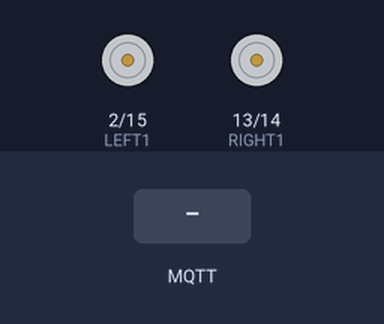
The sketch below on a simulated ESP32. On the bench: motor-driver pin pairs drawn as motors (green arrow = first pin HIGH = forward, orange = second pin HIGH = backward, longer = more drive, scaled by the enable pin). The test bench sets the inputs (shaded band). WiFi joins after 1.5 s; servers stay silent unless stated; random numbers use the default seed unless the sketch sets one; no MQTT or app messages arrive unless stated; the camera gives no picture; what the sketch prints to the serial monitor is not drawn.

Above: at 3.2 s.
3.3 s: MQTT message "1" arrives on the first subscribed topic
At 4.5 s:
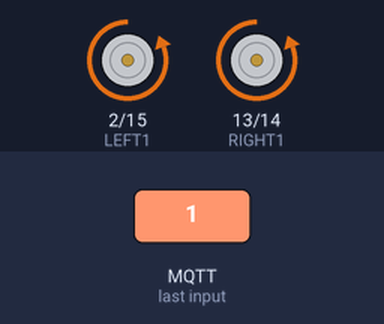
4.8 s: MQTT message "1" arrives on the second subscribed topic
At 6.0 s:
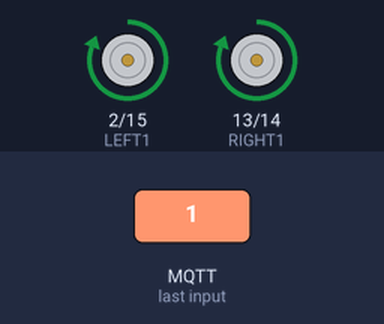
6.3 s: MQTT message "1" arrives on the third subscribed topic
At 6.6 s:
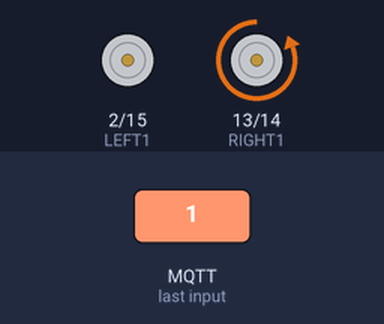
Timing chart, 0 to 9.3 s (numbered marks = the images above; inputs shaded):
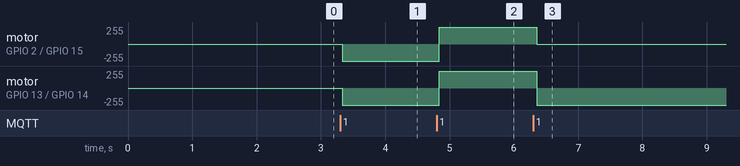

The sketch:

MQTT_motor_cam_002.ino
```cpp
// 接收序列埠值的變數
char cmd;

#include <WiFi.h>
#include <PubSubClient.h> //請先安裝PubSubClient程式庫
#include "esp_camera.h"
#include <ArduinoWebsockets.h>
#include "esp_timer.h"
#include "img_converters.h"
#include "fb_gfx.h"
#include "soc/soc.h" //disable brownout problems
#include "soc/rtc_cntl_reg.h" //disable brownout problems
#include "driver/gpio.h"

// configuration for AI Thinker Camera board
#define PWDN_GPIO_NUM     32
#define RESET_GPIO_NUM    -1
#define XCLK_GPIO_NUM      0
#define SIOD_GPIO_NUM     26
#define SIOC_GPIO_NUM     27
#define Y9_GPIO_NUM       35
#define Y8_GPIO_NUM       34
#define Y7_GPIO_NUM       39
#define Y6_GPIO_NUM       36
#define Y5_GPIO_NUM       21
#define Y4_GPIO_NUM       19
#define Y3_GPIO_NUM       18
#define Y2_GPIO_NUM        5
#define VSYNC_GPIO_NUM    25
#define HREF_GPIO_NUM     23
#define PCLK_GPIO_NUM     22

//WiFi配置
//motor寫法
//char ssid[] = "C220MIS";
//char password[] = "misc220c220";
//webcam寫法
const char* ssid     = "Uokio"; // CHANGE HERE
const char* password = "00000000"; // CHANGE HERE
//WebSocket配置
const char* websockets_server_host = "192.168.137.1"; //CHANGE HERE
const uint16_t websockets_server_port = 3002; // OPTIONAL CHANGE

camera_fb_t * fb = NULL;
size_t _jpg_buf_len = 0;
uint8_t * _jpg_buf = NULL;
uint8_t state = 0;

using namespace websockets;
WebsocketsClient client;

// 設定啟動或停止馬達的參數
// 一開始先設定成「停止」
boolean run = false;

// 左馬達控制設定
const byte LEFT1 = 2;
const byte LEFT2 = 15;
const byte LEFT_PWM = 4;

// 右馬達控制設定
const byte RIGHT1 = 13;
const byte RIGHT2 = 14;
const byte RIGHT_PWM = 12;

// 設定PWM輸出值（註：FA-130馬達供電不要超過3v）
byte motorSpeed = 255;


// &取紙器=取得變數在記憶體中的位置 *指向氣=指向記憶體開始的位置------ 以下修改成你MQTT設定 ------
char* MQTTServer = "mqttgo.io";//免註冊MQTT伺服器
int MQTTPort = 1883;//MQTT Port
char* MQTTUser = "";//不須帳密
char* MQTTPassword = "";//不須帳密

//推播主題1:往前
char* MQTTSubTopic1_001 = "car/carcar/forward_001";
char* MQTTSubTopic1_002 = "car/carcar/forward_002";
//推播主題2:往後
char* MQTTSubTopic2_001 = "car/carcar/back_001";
char* MQTTSubTopic2_002 = "car/carcar/back_002";
//推播主題3:往左
char* MQTTSubTopic3_001 = "car/carcar/left_001";
char* MQTTSubTopic3_002 = "car/carcar/left_002";
//推播主題4:往右
char* MQTTSubTopic4_001 = "car/carcar/right_001";
char* MQTTSubTopic4_002 = "car/carcar/right_002";
//推播主題5:停止
char* MQTTSubTopic5_001 = "car/carcar/stop_001";
char* MQTTSubTopic5_002 = "car/carcar/stop_002";

WiFiClient WifiClient;
PubSubClient MQTTClient(WifiClient);

void backward() {  // 馬達轉向：後退
  //Serial.println("往前");
  Serial.println("倒退");
  digitalWrite(LEFT1, HIGH);
  digitalWrite(LEFT2, LOW);
  digitalWrite(RIGHT1, HIGH);
  digitalWrite(RIGHT2, LOW);

  analogWrite(LEFT_PWM, motorSpeed);
  analogWrite(RIGHT_PWM, motorSpeed);

  MQTTClient.publish(MQTTSubTopic2_002, String(0).c_str());
  MQTTClient.publish(MQTTSubTopic3_002, String(0).c_str());
  MQTTClient.publish(MQTTSubTopic4_002, String(0).c_str());
  MQTTClient.publish(MQTTSubTopic5_002, String(0).c_str());
}

void forward() {  // 馬達轉向：前進
  //Serial.println("後退");
  Serial.println("向前");
  digitalWrite(LEFT1, LOW);
  digitalWrite(LEFT2, HIGH);
  digitalWrite(RIGHT1, LOW);
  digitalWrite(RIGHT2, HIGH);

  analogWrite(LEFT_PWM, motorSpeed);
  analogWrite(RIGHT_PWM, motorSpeed);

  MQTTClient.publish(MQTTSubTopic1_002, String(0).c_str());
  MQTTClient.publish(MQTTSubTopic3_002, String(0).c_str());
  MQTTClient.publish(MQTTSubTopic4_002, String(0).c_str());
  MQTTClient.publish(MQTTSubTopic5_002, String(0).c_str());

}

void turnRight() {  // 馬達轉向：右轉
  //Serial.println("左轉");
  Serial.println("右轉");
  digitalWrite(LEFT1, LOW);
  digitalWrite(LEFT2, HIGH);
  digitalWrite(RIGHT1, HIGH);
  digitalWrite(RIGHT2, LOW);

  analogWrite(LEFT_PWM, motorSpeed);
  analogWrite(RIGHT_PWM, 0);

  MQTTClient.publish(MQTTSubTopic1_002, String(0).c_str());
  MQTTClient.publish(MQTTSubTopic2_002, String(0).c_str());
  MQTTClient.publish(MQTTSubTopic4_002, String(0).c_str());
  MQTTClient.publish(MQTTSubTopic5_002, String(0).c_str());
}

void turnLeft() {  // 馬達轉向：左轉
  //Serial.println("右轉");
  Serial.println("左轉");
  digitalWrite(LEFT1, HIGH);
  digitalWrite(LEFT2, LOW);
  digitalWrite(RIGHT1, LOW);
  digitalWrite(RIGHT2, HIGH);

  analogWrite(LEFT_PWM, 0);
  analogWrite(RIGHT_PWM, motorSpeed);

  MQTTClient.publish(MQTTSubTopic1_002, String(0).c_str());
  MQTTClient.publish(MQTTSubTopic2_002, String(0).c_str());
  MQTTClient.publish(MQTTSubTopic3_002, String(0).c_str());
  MQTTClient.publish(MQTTSubTopic5_002, String(0).c_str());
}

void stop() {  // 停止
  Serial.println("停止");
  digitalWrite(LEFT1, LOW);
  digitalWrite(LEFT2, LOW);
  digitalWrite(RIGHT1, LOW);
  digitalWrite(RIGHT2, LOW);

  analogWrite(LEFT_PWM, 0);
  analogWrite(RIGHT_PWM, 0);

  MQTTClient.publish(MQTTSubTopic1_002, String(0).c_str());
  MQTTClient.publish(MQTTSubTopic2_002, String(0).c_str());
  MQTTClient.publish(MQTTSubTopic3_002, String(0).c_str());
  MQTTClient.publish(MQTTSubTopic4_002, String(0).c_str());


}

//開始WiFi連線
void WifiConnecte() {
  //開始WiFi連線
  WiFi.begin(ssid, password);
  int tryCount = 0;

  while (WiFi.status() != WL_CONNECTED) {
    delay(500);
    Serial.print(".");
    if (tryCount ++ >= 20) {
      ESP.restart();
    }
  }
  Serial.println("WiFi連線成功");
  Serial.print("IP Address:");
  Serial.println(WiFi.localIP());
}

//開始MQTT連線
void MQTTConnecte() {
  MQTTClient.setServer(MQTTServer, MQTTPort);
  MQTTClient.setCallback(MQTTCallback);
  while (!MQTTClient.connected()) {
    //以亂數為ClietID
    String  MQTTClientid = "esp32-" + String(random(1000000, 9999999));
    if (MQTTClient.connect(MQTTClientid.c_str(), MQTTUser, MQTTPassword)) {
      //連結成功，顯示「已連線」。
      Serial.println("MQTT已連線");
      //訂閱SubTopic1主題
      MQTTClient.subscribe(MQTTSubTopic1_002);
      MQTTClient.subscribe(MQTTSubTopic2_002);
      MQTTClient.subscribe(MQTTSubTopic3_002);
      MQTTClient.subscribe(MQTTSubTopic4_002);
      MQTTClient.subscribe(MQTTSubTopic5_002);
      MQTTClient.subscribe(MQTTSubTopic1_001);
      MQTTClient.subscribe(MQTTSubTopic2_001);
      MQTTClient.subscribe(MQTTSubTopic3_001);
      MQTTClient.subscribe(MQTTSubTopic4_001);
      MQTTClient.subscribe(MQTTSubTopic5_001);

    } else {
      //若連線不成功，則顯示錯誤訊息，並重新連線
      Serial.print("MQTT連線失敗,狀態碼=");
      Serial.println(MQTTClient.state());
      Serial.println("五秒後重新連線");
      delay(5000);
    }
  }
}

void onMessageCallback(WebsocketsMessage message) {
  Serial.print("Got Message: ");
  Serial.println(message.data());
}

esp_err_t init_camera() {
  camera_config_t config;
  config.ledc_channel = LEDC_CHANNEL_0;
  config.ledc_timer = LEDC_TIMER_0;
  config.pin_d0 = Y2_GPIO_NUM;
  config.pin_d1 = Y3_GPIO_NUM;
  config.pin_d2 = Y4_GPIO_NUM;
  config.pin_d3 = Y5_GPIO_NUM;
  config.pin_d4 = Y6_GPIO_NUM;
  config.pin_d5 = Y7_GPIO_NUM;
  config.pin_d6 = Y8_GPIO_NUM;
  config.pin_d7 = Y9_GPIO_NUM;
  config.pin_xclk = XCLK_GPIO_NUM;
  config.pin_pclk = PCLK_GPIO_NUM;
  config.pin_vsync = VSYNC_GPIO_NUM;
  config.pin_href = HREF_GPIO_NUM;
  config.pin_sscb_sda = SIOD_GPIO_NUM;
  config.pin_sscb_scl = SIOC_GPIO_NUM;
  config.pin_pwdn = PWDN_GPIO_NUM;
  config.pin_reset = RESET_GPIO_NUM;
  config.xclk_freq_hz = 20000000;
  config.pixel_format = PIXFORMAT_JPEG;

  // parameters for image quality and size
  //config.frame_size = FRAMESIZE_VGA; // FRAMESIZE_ + QVGA|CIF|VGA|SVGA|XGA|SXGA|UXGA
  //config.jpeg_quality = 15; //10-63 lower number means higher quality
  //config.fb_count = 2;
  //GPT寫法:
  if (psramFound()) {
    config.frame_size = FRAMESIZE_UXGA;
    config.jpeg_quality = 10;
    config.fb_count = 2;
  } else {
    config.frame_size = FRAMESIZE_VGA;
    config.jpeg_quality = 15;
    config.fb_count = 2;
  }


  // Camera init
  esp_err_t err = esp_camera_init(&config);
  if (err != ESP_OK) {
    Serial.printf("camera init FAIL: 0x%x", err);
    return err;
  }
  sensor_t * s = esp_camera_sensor_get();
  s->set_framesize(s, FRAMESIZE_VGA);
  Serial.println("camera init OK");
  return ESP_OK;
}

esp_err_t init_wifi() {
  WiFi.begin(ssid, password);
  Serial.println("Wifi init ");
  while (WiFi.status() != WL_CONNECTED) {
    delay(500);
    Serial.print(".");
  }
  Serial.println("");
  Serial.println("WiFi OK");
  Serial.println("connecting to WS: ");
  client.onMessage(onMessageCallback);
  bool connected = client.connect(websockets_server_host, websockets_server_port, "/");
  if (!connected) {
    Serial.println("WS connect failed!");
    Serial.println(WiFi.localIP());
    state = 3;
    return ESP_FAIL;
  }
  if (state == 3) {
    return ESP_FAIL;
  }

  Serial.println("WS OK");
  client.send("hello from ESP32 camera stream!");
  return ESP_OK;
}

//接收到訂閱時
void MQTTCallback(char* topic, byte* payload, unsigned int length) {
  Serial.print(topic); Serial.print("訂閱通知:");
  String payloadString;//將接收的payload轉成字串
  //顯示訂閱內容
  for (int i = 0; i < length; i++) {
    payloadString = payloadString + (char)payload[i];
  }
  Serial.println(payloadString);
  //比對主題是否為訂閱主題1
  if (strcmp(topic, MQTTSubTopic1_002) == 0) {
    Serial.println("往前：" + payloadString);
    if (payloadString == "1") forward();
    //if (payloadString == "0") stop();
  }
  if (strcmp(topic, MQTTSubTopic2_002) == 0) {
    Serial.println("往後：" + payloadString);
    if (payloadString == "1") backward();
    //if (payloadString == "0") stop();
  }
  if (strcmp(topic, MQTTSubTopic3_002) == 0) {
    Serial.println("左轉：" + payloadString);
    if (payloadString == "1") turnLeft();
    //if (payloadString == "0") stop();
  }
  if (strcmp(topic, MQTTSubTopic4_002) == 0) {
    Serial.println("右轉：" + payloadString);
    if (payloadString == "1") turnRight();
    //if (payloadString == "0") stop();
  }
  if (strcmp(topic, MQTTSubTopic5_002) == 0) {
    Serial.println("停止：" + payloadString);
    if (payloadString == "1") stop();
    //if (payloadString == "0") stop();
  }
  if (strcmp(topic, MQTTSubTopic1_001) == 0) {
    Serial.println("往前：" + payloadString);
    if (payloadString == "1") backward();
    //if (payloadString == "0") stop();
  }
  if (strcmp(topic, MQTTSubTopic2_001) == 0) {
    Serial.println("MQTTSubTopic2_001：" + payloadString);
    if (payloadString == "1") backward();
    //if (payloadString == "0") stop();
  }
  if (strcmp(topic, MQTTSubTopic3_001) == 0) {
    Serial.println("MQTTSubTopic3_001：" + payloadString);
    if (payloadString == "1") backward();
    //if (payloadString == "0") stop();
  }
  if (strcmp(topic, MQTTSubTopic4_001) == 0) {
    Serial.println("MQTTSubTopic4_001：" + payloadString);
    if (payloadString == "1") backward();
    //if (payloadString == "0") stop();
  }
  if (strcmp(topic, MQTTSubTopic5_001) == 0) {
    Serial.println("MQTTSubTopic5_001：" + payloadString);
    if (payloadString == "1") stop();
    //if (payloadString == "0") stop();
  }
}

void setup() {
  WRITE_PERI_REG(RTC_CNTL_BROWN_OUT_REG, 0);
  Serial.begin(115200);
  Serial.setDebugOutput(true);

  init_camera();
  init_wifi();

  pinMode(LEFT1, OUTPUT);
  pinMode(LEFT2, OUTPUT);
  pinMode(LEFT_PWM, OUTPUT);
  pinMode(RIGHT1, OUTPUT);
  pinMode(RIGHT2, OUTPUT);
  pinMode(RIGHT_PWM, OUTPUT);

  MQTTConnecte();

}

void loop() {
  MQTTClient.loop();//更新訂閱狀態
  client.poll();

  //如果WiFi連線中斷，則重啟WiFi連線
  if (WiFi.status() != WL_CONNECTED) WifiConnecte();
  //如果MQTT連線中斷，則重啟MQTT連線
  if (!MQTTClient.connected())  MQTTConnecte();

  if (client.available()) {
    camera_fb_t *fb = esp_camera_fb_get();
    if (!fb) {
      Serial.println("img capture failed");
      esp_camera_fb_return(fb);
      ESP.restart();
    }
    client.sendBinary((const char*) fb->buf, fb->len);
    Serial.println("image sent");
    esp_camera_fb_return(fb);

  }


}
```

Measured:
- after the input at 3.3 s, motor on GPIO 2 (LEFT1) / GPIO 15 (LEFT2), motor on GPIO 13 (RIGHT1) / GPIO 14 (RIGHT2): stopped → backward 255/255 at once
- after the input at 4.8 s, motor on GPIO 2 (LEFT1) / GPIO 15 (LEFT2), motor on GPIO 13 (RIGHT1) / GPIO 14 (RIGHT2): backward 255/255 → forward 255/255 at once
- after the input at 6.3 s, motor on GPIO 2 (LEFT1) / GPIO 15 (LEFT2): forward 255/255 → stopped after 0.06 s; motor on GPIO 13 (RIGHT1) / GPIO 14 (RIGHT2): forward 255/255 → backward 255/255 after 0.06 s
